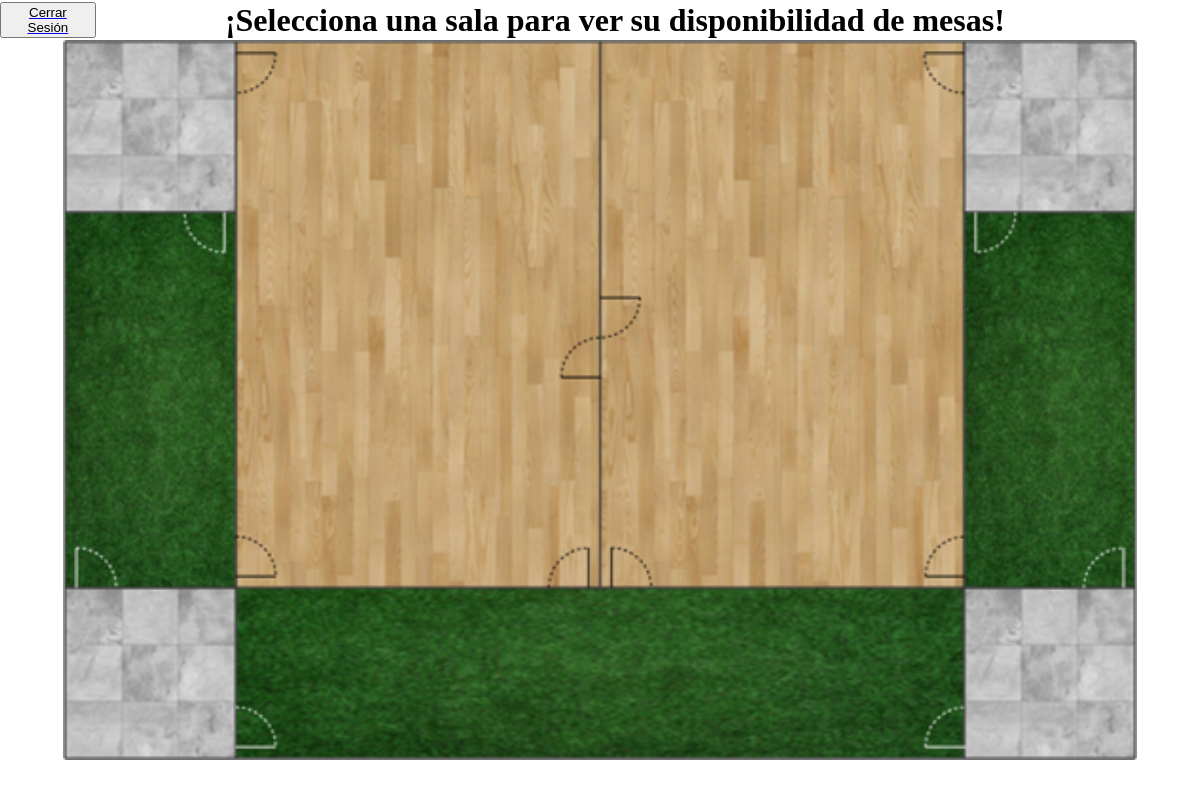
The page /Paginas/salas.php (signed in) on the database as committed earlier.
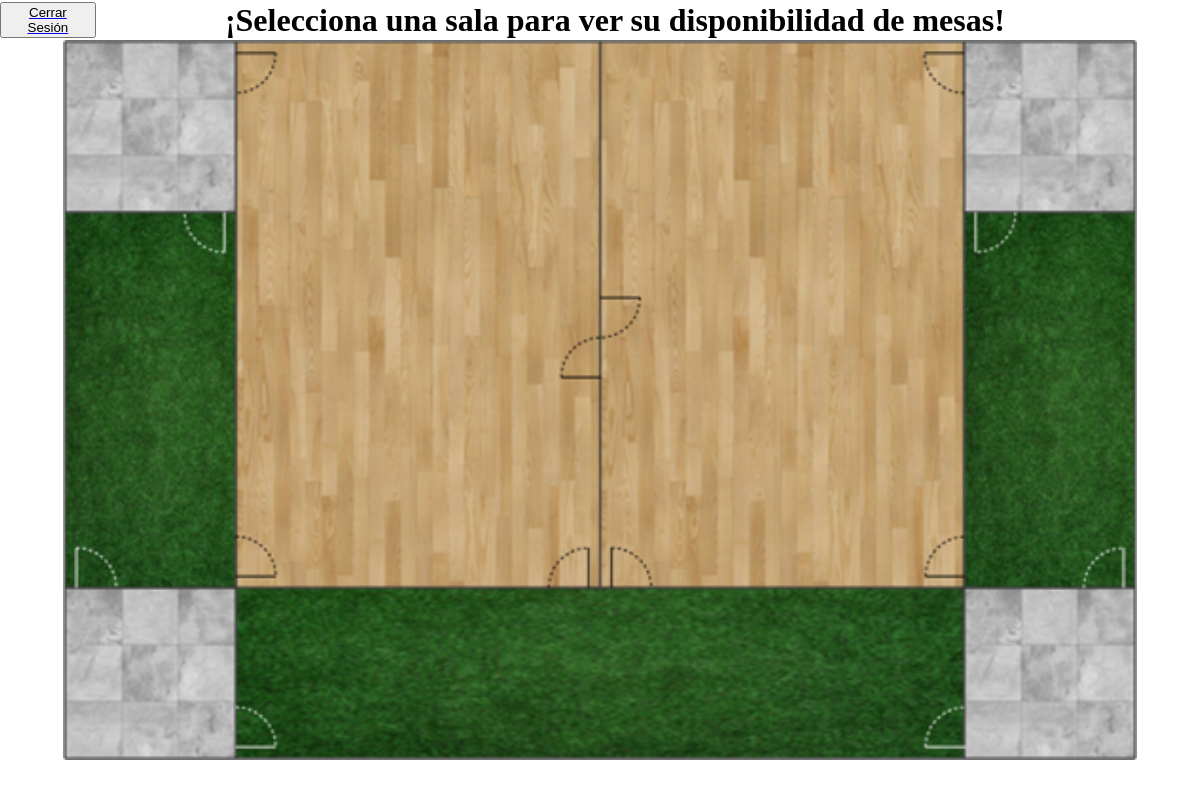
The same page on the database as committed later.
### tables this page shows
CREATE TABLE tbl_salas (
    id_salas INT NOT NULL PRIMARY KEY AUTO_INCREMENT,
    name_sala VARCHAR(15) NOT NULL,
    tipo_sala ENUM("Comedor", "Terraza", "Privado") NOT NULL
);

### Paginas/salas.php (the view, shortened to what this page needs)
<!DOCTYPE html>
<html lang="es">
<head>
    <link rel="stylesheet" href="../CSS/estilos-salas.css">
</head>
<body>
    <form action="./mesas.php" method="POST">
        <div class="container">
            <?php
            require_once "../Procesos/conection.php";
            $consulta = "SELECT name_sala FROM tbl_salas";
            $stmt = $conn->prepare($consulta);
            if ($stmt->execute()) {
                $resultado = $stmt->get_result();
                if ($resultado->num_rows > 0) {
                    while ($fila = $resultado->fetch_assoc()) {
                        $nombre_sala = htmlspecialchars($fila['name_sala']);
                        echo "<input type='submit' name='sala' value='$nombre_sala' class='input_sala input_$nombre_sala'>";
                    }
                } else {
                    echo "<p>No hay salas disponibles</p>";
                }
            } else {
                echo "<p>Error al ejecutar la consulta</p>";
            }
            ?>
        </div>
    </form>
    <div class="contenedor">
        <div class="footer">
            <a href="../index.php"><button type="submit" class="logout">Cerrar Sesión</button></a>
            <h1>¡Selecciona una sala para ver su disponibilidad de mesas!</h1>
        </div>
        <div class="contenedor-superior">
            <div class="mapeado">
            </div>
        </div>
    </div>
</body>
</html>

Rows that differ between the two databases and show on the page:
now on this page (row edited): tbl_salas: sala "Comedor_1"
now on this page (row edited): tbl_salas: sala "Terraza_1"
now on this page (row edited): tbl_salas: sala "Salon_VIP"
now on this page (row edited): tbl_salas: sala "Comedor_2"
now on this page (row edited): tbl_salas: sala "Jardin"
now on this page (row edited): tbl_salas: sala "Terraza_2"
now on this page (row edited): tbl_salas: sala "Salon_VIP_2"
now on this page (row edited): tbl_salas: sala "Salon_romantico"
